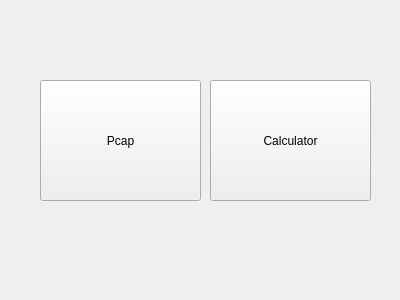
<?xml version="1.0" encoding="UTF-8"?>
<ui version="4.0">
 <class>Vub</class>
 <widget class="QWidget" name="Vub">
  <property name="geometry">
   <rect>
    <x>0</x>
    <y>0</y>
    <width>400</width>
    <height>300</height>
   </rect>
  </property>
  <property name="windowTitle">
   <string>Выбирете действие</string>
  </property>
  <widget class="QPushButton" name="Butpcap">
   <property name="geometry">
    <rect>
     <x>40</x>
     <y>80</y>
     <width>161</width>
     <height>121</height>
    </rect>
   </property>
   <property name="text">
    <string>Pcap</string>
   </property>
  </widget>
  <widget class="QPushButton" name="Butcal">
   <property name="geometry">
    <rect>
     <x>210</x>
     <y>80</y>
     <width>161</width>
     <height>121</height>
    </rect>
   </property>
   <property name="text">
    <string>Calculator</string>
   </property>
  </widget>
 </widget>
 <resources/>
 <connections/>
</ui>
